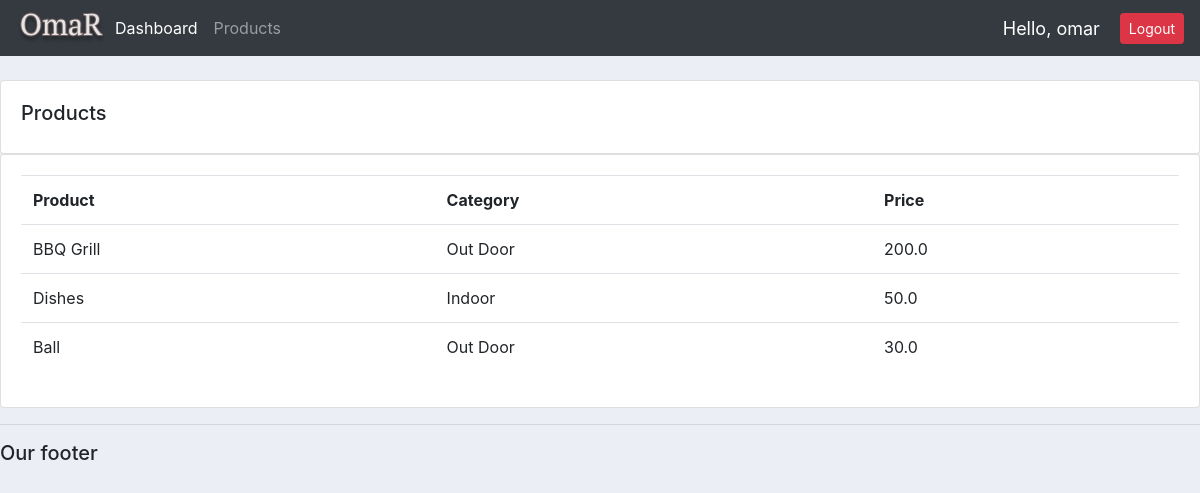
Screenshot of /products/ (signed in) with the database file from the repository.
### accounts/models.py (models this page shows, shortened)
class Product(models.Model):
    CATEGORY = (
        ('Indoor', 'Indoor'),
        ('Out Door', 'Out Door'),
    )
    name = models.CharField(max_length=200, null=True)
    price = models.FloatField(null=True)
    category = models.CharField(max_length=200, null=True, choices=CATEGORY)
    description = models.CharField(max_length=200, null=True, blank=True)
    date_created = models.DateTimeField(auto_now_add=True, null=True)
    tags = models.ManyToManyField(Tag) # Many to Many relationships

### accounts/decorators.py (the view)
        def wrapper_func(request, *args, **kwargs):
            group = None
            if request.user.groups.exists():
                group = request.user.groups.all()[0].name # index it first one by [0]
            if group in allowed_roles:     # [] admin/staff/customer what ever it is.
                return view_func(request, *args, **kwargs)
            else:
                return HttpResponse('You are not authorized to view this page')

### accounts/views.py (called while the page is built)
@login_required(login_url='login')
@allowed_users(allowed_roles=['admin']) # we can add more like - ['admin', 'staff', etc]
def products(request):
    products = Product.objects.all()
    return render(request, 'accounts/products.html', {'products':products})

### accounts/templates/accounts/products.html
{%  extends 'accounts/main.html' %}
{% block content %}
		<br>
		<div class="row">
			<div class="col-md">
				<div class="card card-body">
					<h5>Products</h5>
				</div>
				<div class="card card-body">
					<table class="table">
						<tr>
							<th>Product</th>
							<th>Category</th>
							<th>Price</th>
						</tr>
						{% for i in products %}
							<tr>
								<td>{{ i.name }}</td>
								<td>{{ i.category }}</td>
								<td>{{ i.price }}</td>
							</tr>
						{% endfor %}
					</table>
				</div>
			</div>
		</div>
{% endblock content %}

### accounts/templates/accounts/navbar.html (shortened to what this page needs)
{% load static %}
<nav class="navbar navbar-expand-lg navbar-dark bg-dark">
  <a href="{% url 'home' %}"><img src="{% static 'images/logo.png' %}" alt=""></a>
  <div class="collapse navbar-collapse" id="navbarNav">
    <ul class="navbar-nav">
      {% if request.user.is_staff %}
      <li class="nav-item active">
        <a class="nav-link" href="{% url 'home' %}">Dashboard</a>
      </li>
      <li class="nav-item">
        <a class="nav-link" href="{% url 'products' %}">Products</a>
      </li>
      {% else %}
      <li class="nav-item">
        <a class="nav-link" href="{% url 'account' %}">Settings</a>
      </li>
      {% endif %}
    </ul>
  </div>
  <span id="hello-msg">Hello, {{request.user}}</span>
  <span><a class="btn btn-sm btn-danger" href="{% url 'logout' %}">Logout</a></span>
</nav>

### static/css/main.css (style rules this page uses)
body { background-color: #ebeff5; }

### accounts/templates/accounts/navbar.html (style rules this page uses)
#hello-msg { font-size: 18px; color: #fff; margin-right: 20px; }

### rows the page displays
Product: name "BBQ Grill", category "Out Door", price "200.0"
Product: name "Dishes", category "Indoor", price "50.0"
Product: name "Ball", category "Out Door", price "30.0"

### other values shown
{{ request.user }} "omar"
